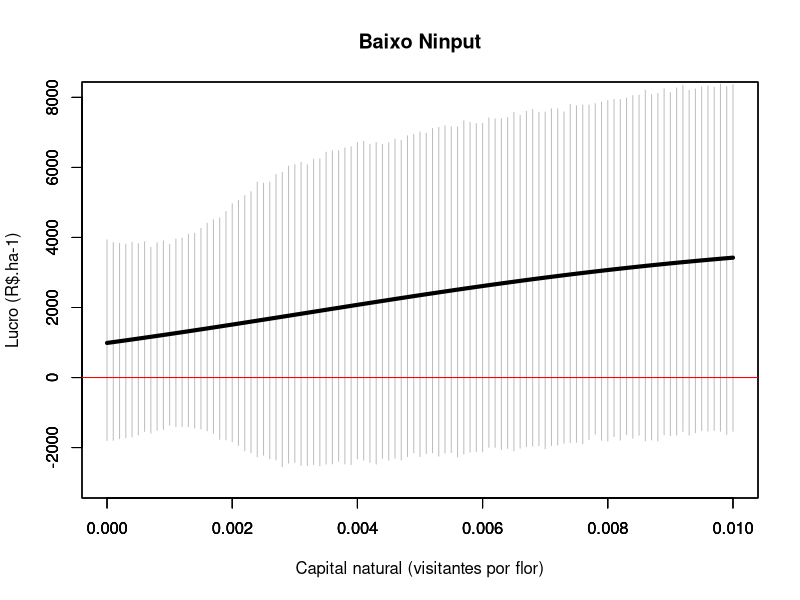
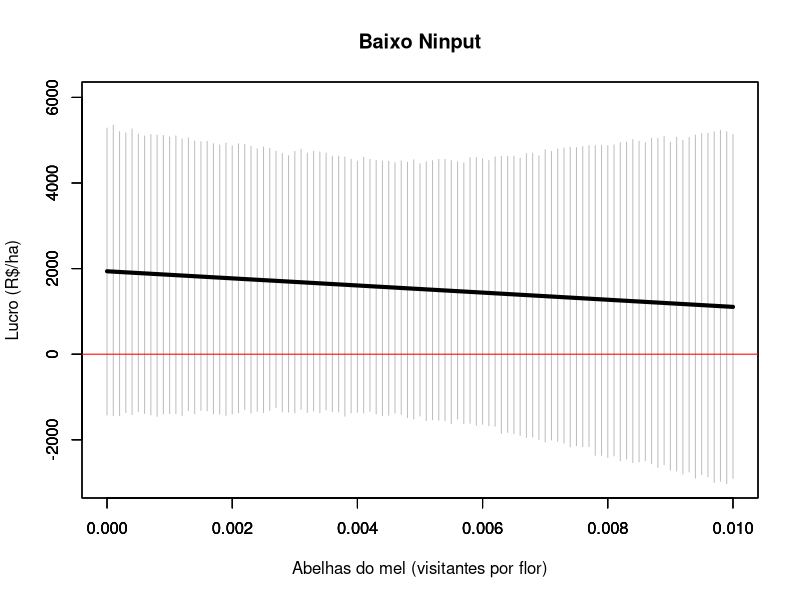
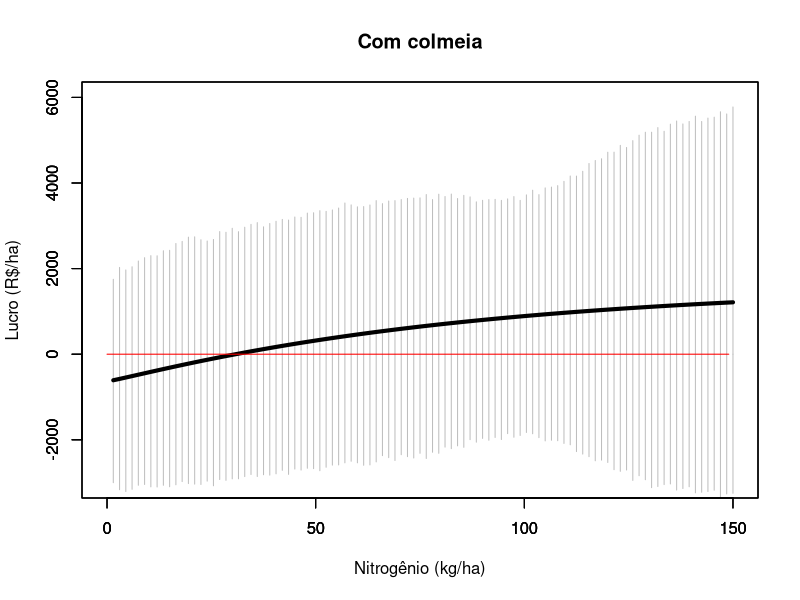

The R source for these figures, in order:
#Contém o modelo conceitual de avaliação econômica da polinização agrícola automatizado. 
#O arquivo deve ser usado no programa R.

#A aplicação do modelo consiste em 4 etapas:
#1ª: inserir os coeficientes dos modelos estatístico da produtividade e da qualidade do produto;
#2º: inserir os dados de custo de produção e dos preços;
#3º: montar as equações de produtividade, qualidade, custo de produção, receita e lucro;
#4º: Simulação dos cenários das projeções do lucro em relação às práticas de manejo (gráficos).

#Para replicar o modelo sem alterar as variáveis de manejo consideradas no estudo de caso com o feijão, 
#basta adaptar os valores dos coeficientes (1ª etapa) e dos dados de custo de produção e de preços (2ª etapa)
#Para acrescentar novas variáveis de manejo agrícola (convencional e de polinizadores), 
#terá que adaptar todas as etapas, acrescentando as novas variáveis onde for necessário. 


#Primeira etapa: Inserir os coeficientes das seguintes equações:
#1. Modelo de produtividade;
#2. Modelo de baixa qualidade;
#3. Modelo de alta qualidade. 

#########################
#MODELO DA PRODUTIVIDADE#
#########################

# Este modelo indica o quanto a média da produtividade por flor (g/flor) é afetada por:
# 1. prática de fertilizante (kg de nitrogênio por hectare);
# 2. prática de manejo de abelhas (densidade de abelha do mel - visitantes por flor);
# 3. prática do capital natural (densidade de polinizadores nativos - visitantes por flor);
# 4. e as interações entre essas três práticas. 

#intercepto: produtividade média (g/flow) obtida sem as práticas de manejo consideradas neste estudo. 
#desvio padrão: obtido pela multiplicação entre o erro padrão e a raiz quadrada do grau de liberdade dos resíduos. 
baseY= -7.4024
baseYsd= 2.1232*sqrt(26) 
#fertilizante: efeito do nitrogênio (kg/ha) na produtividade (g/flor). 
#   Nessa variável foi usada a transformação logarítmica. 
#   Em seguida, inserir o erro padrão e o grau de liberdade do resíduo para calcular o desvio padrão. 
eN=1.6145 
eNsd= 0.4663*sqrt(26)
#manejo de abelhas: o efeito da densidade de abelhas do mel (visitantes por flor) na produtividade (g/flor). 
#   Em seguida, inserir o erro padrão e o grau de liberdade do resíduo para calcular o desvio padrão.
eMB=-37.1699
eMBsd=29.1504*sqrt(26)
#capital natural: o efeito da densidade de polinizadores nativos (visitantes por flor) na produtividade (g/flor). 
#   Em seguida, inserir o erro padrão e o grau de liberdade do resíduo para calcular o desvio padrão.
eNC = 2420.3289
eNCsd=1357.9591*sqrt(26) 
#(fertilizante)*(manejo de abelhas): efeito da interação entre nitrogênio (fertilizante) e o manejo de abelha (densidade)
#   na produtividade (g/flor).
#   Em seguida, inserir o erro padrão e o grau de liberdade do resíduo para calcular o desvio padrão. 
iN_MB=0 
iN_MBsd=0
#(fertilizante)*(capital natural): efeito da interação entre nitrogênio (fertilizante) e o capital natural (densidade)
#   na produtividade (g/flor).
#   Em seguida, inserir o erro padrão e o grau de liberdade do resíduo para calcular o desvio padrão. 
iN_NC=-530.7988
iN_NCsd=300.6824*sqrt(26)
#(manejo de abelha)*(capital natural): efeito da interação entre manejo de abelha (densidade) e o capital natural (densidade)
#   na produtividade (g/flor).
#   Em seguida, inserir o erro padrão e o grau de liberdade do resíduo para calcular o desvio padrão. 
iNC_MB=0
iNC_MBsd=0



###########################
#MODELO DA BAIXA QUALIDADE#
###########################

# Este modelo indica o quanto a probabilidade de um feijão ser considerado de baixa qualidade é afetada por:
# 1. prática de fertilizante (kg de nitrogênio por hectare);
# 2. prática de manejo de abelhas (densidade de abelha do mel - visitantes por flor);
# 3. prática do capital natural (riqueza de polinizadores nativos - nº de espécies por flor);
# 4. e as interações entre essas três práticas.

#O primeiro valor se refere ao coeficiente de cada variável explicativa do modelo. 
#O segundo valor se refere ao desvio padrão calculado com base no erro padrão e no grau de liberdade do resíduo. 

#intercepto: probabilidade média obtida sem o efeito das práticas de manejo conisderadas no estudo. 
baseQl=6.403e-01
baseQlsd=3.520*sqrt(26)
#fertilizante: efeito do nitroênio (kg/ha) na probabilidade de ocorrência da baixa qualidade.
eqlN=-5.795e-02 
eqlNsd=2.919e-02*sqrt(26)
#manejo de abelha: efeito da densidade de abelhas (visitantes por flor) na probabilidade de ocorrência da baixa qualidade.  
eqlMB=5.717e+03
eqlMBsd=1.654e+03*sqrt(26)
#capital natural: efeito da riqueza de polinizadores nativos (nª de espécies por flor) na probabilidade de ocorrência da baixa qualidade. 
eqlNC=-6.599e+03 
eqlNCsd=2.299e+03*sqrt(26)
#(fertilizante)*(manejo de abelhas): efeito da interação entre nitrogênio (kg/ha) e o manejo de abelha (densidade) na probabilidade de baixa qualidade.
iqlN_MB=5.362e+01 
iqlN_MBsd=1.615e+01
#(fertilizante)*(capital natural): efeito da interação entre nitrogênio (kg/ha) e o capital natural (riqueza) na probabilidade de baixa qualidade.
iqlN_NC=7.342e+01
iqlN_NCsd=2.476e+01*sqrt(26)
#(manejo de abelhas)*(capital natural): efeito da interação entre abelha do mel (densidade) e o capital natural (riqueza) na probabilidade de baixa qualidade.
iqlNC_MB=-3.906e+05
iqlNC_MBsd=2.166e+05*sqrt(26)

##########################
#MODELO DA ALTA QUALIDADE#
##########################

# Este modelo indica o quanto a probabilidade de um feijão ser considerado de alta qualidade é afetada por:
# 1. prática de fertilizante (kg de nitrogênio por hectare);
# 2. prática de manejo de abelhas (densidade de abelha do mel - visitantes por flor);
# 3. prática do capital natural (densidade de polinizadores nativos - visitantes por flor);
# 4. e as interações entre essas três práticas. 

#O primeiro valor se refere ao coeficiente de cada variável explicativa do modelo. 
#O segundo valor se refere ao desvio padrão calculado com base no erro padrão e no grau de liberdade do resíduo. 


#intercepto: probabilidade obtida sem o efeito das práticas de manejo conisderadas no estudo. 
baseQh=-4.247e+00
baseQhsd=2.412*sqrt(26)
#fertilizante: efeito do nitroênio (kg/ha) na probabilidade de ocorrência da alta qualidade.
eqhN=2.783e-02
eqhNsd=2.290e-02*sqrt(26)
#manejo de abelha: efeito da densidade de abelhas (visitantes por flor) na probabilidade de ocorrência da alta qualidade.  
eqhMB=-1.020e+03
eqhMBsd=3.500e+02*sqrt(26)
#capital natural: efeito da densidade de polinizadores nativos (visitantes por flor) na probabilidade de ocorrência da alta qualidade. 
eqhNC=5.094e+03
eqhNCsd=6.598e+02*sqrt(26)
#(fertilizante)*(manejo de abelhas): efeito da interação entre nitrogênio (kg/ha) e o manejo de abelha (densidade) na probabilidade de alta qualidade.
iqhN_MB=1.156e+01 
iqhN_MBsd=3.363*sqrt(26)
#(fertilizante)*(capital natural): efeito da interação entre nitrogênio (kg/ha) e o capital natural (riqueza) na probabilidade de alta qualidade.
iqhN_NC=-5.538e+01
iqhN_NCsd=7.208*sqrt(26)
#(manejo de abelhas)*(capital natural): efeito da interação entre abelha do mel (densidade) e o capital natural (riqueza) na probabilidade de alta qualidade.
iqhNC_MB=0
iqhNC_MBsd=0



#SEGUNDA ETAPA: Inserir os dados dos custos de produção e dos preços  

#Custo associado com a aplicação de pesticida (R$/ha).
Cpest=0 
#Custo associado com a aplicação de fertilizante (R$/kg).
#O custo do fertilizante foi baseado no custo do nitrogênio contido na ureia. 
#1 kg de ureia custa R$ 1,56 e contém 0.4 kg de nitrogênio, logo, 1kg de nitrogênio custa R$3.54.
Cfert=3.54
#Custo associado com o manejo de abelhas.
#O custo está associado ao valor do investimento para atingir uma dada densidade de abelha do mel (visitantes por flor). 
#O aluguel de uma colmeia é de R$350,00 e oferece 333 abelhas por hectare. 
#Cada hectare tem em média 38900 flores (durante o pico da floração) (calculado com base em uma área de 50m2 em cada local de amostragem).
#Assim, cada colmeia permite um aumento de densidade de 0.0086 abelhas do mel por flor. 
#Portanto, o custo para se ter 1 abelha do mel por flor é de R$40800 por hectare por mês (350/(333/38900)).
#Este valor será multiplicado pela densidade que se busca atingir.
#Por exemplo, considerando uma densidade de 0.01 visitantes por flor, o custo do manejo de abelha será de R$408/mês (40800*0.01).
#Assumi-se que os produtores aluguarão as colmeias por 1 mes (período da floração).
Cmb=40800
#Custo associado com o manejo do capital natural (R$/ha).
Cnc=0
#Outros custos fixos (R$/ha).
Cother=229
#Custo variável (R$ por kg produzido) 
VC=0.83
#Preços associados a cada categoria de qualidade do produto (R$)
PriceHQ=2.25 # para alta qualidade
PriceMQ=2 # para média qualidade
PriceLQ=1.75 # para baixa qualidade




#TERCEIRA ETAPA: Montagem das equações
#Para as equações, deve-se monstar considerando os códigos dos coeficientes inseridos nas duas primeiras etapas. 

##EQUAÇÃO DA PRODUTIVIDADE

Yield_function = function(NC, MB, N){
  
  #Efeito do capital natural (NC), do manejo de abelhas (MB) e do fertilizante (N) sobre a produtividade (Yo)
  #O modelo de produtividade foi obtido com a transformação logit em (Y/(2-Y)), pois se trata de uma variável sigmóide (formato em s)
  #Para estimat a produtividade é preciso fazer a transoformação reversa, logo Yo=(2/(1/exp(Y)+1))    
        
        Yo=2/ (1/exp(baseY+eN*log(N)+(eMB+iN_MB*log(N)+iNC_MB*NC)*MB+(eNC+iN_NC*log(N))*NC)+1)
        ###Convertendo a estima de g/flor para kg/ha. 
        ### peso por vagem * num flor por m2 /1000(gr para kg)*10000 (m2 para ha); numero vagens médio= 196 (vagens/15*10))
        Y=Yo*196/1000*10000
  return(Y)
}

##EQUAÇÃO DO LUCRO (PF), QUE INCLUI:
    #EQUAÇÃO DA PRODUTIVIDADE;
    #EQUAÇÕES DOS MODELOS DE QUALIDADE;
    #EQUAÇÃO DO CUSTO DE PRODUÇÃO (PC);
    #EQUAÇÃO DA RECEITA (R). 

Pf_function = function(NC, MB, N){
      
        ###EQUAÇÃO DA PRODUTIVIDADE
        #Efeito do capital natural (NC), do manejo de abelhas (MB) e do fertilizante (N) sobre a produtividade (Yo)
        Yo=2/ (1/exp(baseY+eN*log(N)+(eMB+iN_MB*log(N)+iNC_MB*NC)*MB+(eNC+iN_NC*log(N))*NC)+1)
        Y=Yo*196/1000*10000
        
        ###EQUAÇÕES DOS MODELOS DE QUALIDADE
        #Efeito do capital natural (NC), do manejo de abelhas (MB) e do fertilizante (N) 
        #sobre a probabilidade de cada categoria de qualidade
        # ALTA qualidade 
          PHQ=baseQh+(eqhNC+iqhN_NC*N)*NC+eqhN*N+(eqhMB+iqhN_MB*N+iqhNC_MB*NC)*MB
        #Aplicando a transformação reversa no loggit (para modelos que assumem a distribuição binomial)  
          PHQbt=1/(1+1/exp(PHQ))
        #BAIXA qualidade  
          PLQ=baseQl+(eqlNC+iqlN_NC*N)*NC+eqlN*N+(eqlMB+iqlN_MB*N+iqlNC_MB*NC)*MB
        #Aplicando a transformação reversa no loggit (para modelos que assumem a distribuição binomial)  
          PLQbt=1/(1+1/exp(PHQ))    
        #MÉDIA qualidade  
          PMQ=1 - PHQbt-PLQbt 
        
        
        ###EQUAÇÃO DO CUSTO DE PRODUÇÃO (PC)
        FC=Cpest+Cfert*N+Cmb*MB+Cnc*NC+Cother #custo fixo
        VCy= VC*Y  #custo variável
        PC= FC+VCy  #custo total
        
        ###EQUAÇÃO DA RECEITA (R) 
        #R calculada considerndo a produtividade rateada entre as três qualidade do produto 
        #Multiplica pelo preço ajustado pela qualidade. 
        R = PriceLQ*Y*PLQbt+ PriceMQ*Y*PMQ+PriceHQ*Y*PHQbt 
        
        ###EQUAÇÃO DO LUCRO (Pf)
        Pf = R-PC
        return(Pf)
      }
      
#As equações seguintes são usadas para a projeçao do desvio padrão nos gráficos. 
      Pfsd_function = function(NC, MB, N){
        
 
        #formulas SE
        Pfsd_vector=rep(0, length(NC)*length(MB)*length(N))
        for (i in 1:length(N)){
          for (j in 1:length(NC)) {
            for (k in 1:length(MB)){
              
              ###EQUAÇÃO DA PRODUTIVIDADE
              #Efeito do capital natural (NC), do manejo de abelhas (MB) e do fertilizante (N) sobre a produtividade (Yo)
              #Y=baseY+(eNC+iN_NC*log(N[i]))*NC[j]+eN*log(N[i])+(eMB+iN_MB*log(N[i])+iNC_MB*NC[j])*MB[k]
              Yo=2/ (1/exp(baseY+eN*log(N[i])+(eMB+iN_MB*log(N[i])+iNC_MB*NC[j])*MB[k]+(eNC+iN_NC*log(N[i]))*NC[j])+1)
              Y=Yo*196/1000*10000
              
              ###EQUAÇÕES DOS MODELOS DE QUALIDADE
              #Efeito do capital natural (NC), do manejo de abelhas (MB) e do fertilizante (N) 
              #sobre a probabilidade de cada categoria de qualidade 
              # ALTA qualidade
              PHQ=baseQh+(eqhNC+iqhN_NC*N[i])*NC[j]+eqhN*N[i]+(eqhMB+iqhN_MB*N[i]+iqhNC_MB*NC[j])*MB[k]
              #Aplicando a transformação reversa no loggit (para modelos que assumem a distribuição binomial)  
              PHQbt=1/(1+1/exp(PHQ))
              #BAIXA qualidade  
              PLQ=baseQl+(eqlNC+iqlN_NC*N[i])*NC[j]+eqlN*N[i]+(eqlMB+iqlN_MB*N[i]+iqlNC_MB*NC[j])*MB[k]
              #Aplicando a transformação reversa no loggit (para modelos que assumem a distribuição binomial) 
              PLQbt=1/(1+1/exp(PHQ))    
              #MÉDIA qualidade  
              PMQ=1 - PHQbt-PLQbt 
              
              ####CUSTO DE PRODUÇÃO (PC)
              FC=Cpest+Cfert*N[i]+Cmb*MB[k]+Cnc*NC[j]+Cother  
              VCy= VC*Y 
              PC= FC+VCy 
              
              ### RECEITA (R) 
              R = PriceLQ*Y*PLQbt+ PriceMQ*Y*PMQ+PriceHQ*Y*PHQbt 
              
              ###LUCRO (PF)
              Pf = R-PC
              
              
                 
              ###PROJETANDO O DESVIO PADRÃO
              #PRODUTIVIDADE
              Ysdo=2/ (1/exp(rnorm(10000,mean=baseY, sd=baseYsd)+rnorm(10000,mean=eN, sd=eNsd)*log(N[i])+
                            (rnorm(10000,mean=eMB, sd=eMBsd)+rnorm(10000,mean=iN_MB, sd=iN_MBsd)*log(N[i])+
                               rnorm(10000,mean=iNC_MB, sd=iNC_MBsd)*NC[j])*MB[k]+
                            (rnorm(10000,mean=eNC, sd=eNCsd)+rnorm(10000,mean=iN_NC, sd=iN_NCsd)*log(N[i]))*NC[j])+1)
              Ysd=Ysdo*196/1000*10000 #NÚMERO MÉDIO DE FLORES POR HECTARE (196 flores por m2)
              
              #QUALIDADE
              PHQsd=sd(rnorm(10000,mean=baseQh, sd=baseQhsd)+(rnorm(10000,mean=eqhNC, sd=eqhNCsd)+
                                                                rnorm(10000,mean=iqhN_NC, sd=iqhN_NCsd)*N[i])*NC[j]+
                         rnorm(10000,mean=eqhN, sd=eqhNsd)*N[i]+
                         (rnorm(10000,mean=eqhMB, sd=eqhMBsd)+rnorm(10000,mean=iqhN_MB, sd=iqhN_MBsd)*N[i]+
                            rnorm(10000,mean=iqhNC_MB, sd=iqhNC_MBsd)*NC[j])*MB[k])
              
              PHQbt_sd=sd(1/(1+1/exp(rnorm(10000,mean=PHQ, sd=PHQsd))))
              
              
              
              PLQsd=sd(rnorm(10000,mean=baseQl, sd=baseQlsd)+(rnorm(10000,mean=eqlNC, sd=eqlNCsd)+
                                                                rnorm(10000,mean=iqlN_NC, sd=iqlN_NCsd)*N[i])*NC[j]+
                         rnorm(10000,mean=eqlN, sd=eqlNsd)*N[i]+(rnorm(10000,mean=eqlMB, sd=eqlMBsd)+
                                                                rnorm(10000,mean=iqlN_MB, sd=iqlN_MBsd)*N[i]+
                                                                rnorm(10000,mean=iqlNC_MB, sd=iqlNC_MBsd)*NC[j])*MB[k])
              
              PLQbt_sd=sd(1/(1+1/exp(rnorm(10000,mean=PHQ, sd=PHQsd))) )   
              PMQsd=sd(1 - rnorm(10000,mean=PHQbt, sd=PHQbt_sd)-rnorm(10000,mean=PLQbt , sd=PLQbt_sd))
              
              #CUSTO DE PRODUÇÃO (PC)
              FCsd=0
              VCy_sd= sd(VC*rnorm(10000,mean=Y, sd=Ysd) )
              PCsd= sd((FC+VC*rnorm(10000,mean=Y, sd=Ysd))  )
              
              #RECEITA (R)
              Rsd = sd(PriceLQ*rnorm(10000,mean=Y, sd=Ysd)*rnorm(10000,mean=PLQbt, sd=PLQbt_sd)+ 
                         PriceMQ*rnorm(10000,mean=Y, sd=Ysd)*rnorm(10000,mean=PMQ, sd=PMQsd)+
                         PriceHQ*rnorm(10000,mean=Y, sd=Ysd)*rnorm(10000,mean=PHQbt, sd=PHQbt_sd) )
              
              #LUCRO (PF)
              Pfsd = sd(rnorm(10000,mean=R, sd=Rsd)-rnorm(10000,mean=PC, sd=PCsd))
              
              
              if (length(N)>1){Pfsd_vector[i]=Pfsd}
              if (length(NC)>1){Pfsd_vector[j]=Pfsd}
              if (length(MB)>1){Pfsd_vector[k]=Pfsd}
            }}}
        
        Lower_line=Pf-Pfsd_vector
        
        return(Pfsd_vector)
      }
      


#QUARTA ETAPA: Montagem dos gráficos 
#Aqui é possível projetar os gráficos do lucro (R$/ha) associado com o manejo de fertilizantes, de colmeias e de capital natural. 
      par(mfrow=c(1,1))
      
      #GRÁFICO 1 - simula como o lucro varia com o capital natural 
      #Manejo de colmeia:
          #Com manejo de colmeias (0.01 abelha por flor) (MB=0.01);
          #Sem manejo de colmeias (MB=0) 
      #Manejo de fertilizante (N)
          #Uso elevado de nitrogênio (kg/ha) (N=130)
          #Uso reduzido de nitrogênio (kg/ha) (N=60)
      New.function<-function(x){Pf_function(x, MB=0, N=60)}
      New.function_sd<-function(x){Pfsd_function(x, MB=0, N=60)}
      fun_LOWCI <- function(x){
        New.function(x) - 1.96*(New.function_sd(x)/sqrt(26))
      }
      fun_HIGHCI <- function(x){
        New.function(x) + 1.96*(New.function_sd(x)/sqrt(26))
      }
      
      plot(fun_LOWCI,  xlab="", ylab="", main="", xlim=c(0,0.01), ylim=c(-3000,8000), col="grey",type = "h" )
      par(new=TRUE)
      plot(fun_HIGHCI,  xlab="", ylab="", main="", xlim=c(0,0.01), ylim=c(-3000,8000), col="grey",type = "h" )
       par(new=TRUE)
      plot(New.function,  xlab="Capital natural (visitantes por flor)", ylab="Lucro (R$.ha-1)",lwd = 4, main="Baixo Ninput", xlim=c(0,0.01), ylim=c(-3000,8000) )
      x=1:2000/1000-1
      y=0*x
      lines(x,y, col="red")
      
      
      #GRÁFICO 2 - simula como o lucro varia com o manejo de colmeia (densidade de abelhas do mel)
      #Manejo de capital natural (NC):
          #Densidade de polinizadores nativos de 0.001 (NC=0.001)
      #Manejo de fertilizante (N)
          #Uso elevado de nitrogênio (kg/ha) (N=130)
          #Uso reduzido de nitrogênio (kg/ha) (N=60)
      New.function<-function(x){Pf_function(NC=0.001, x, N=130)}
      New.function_sd<-function(x){Pfsd_function(NC=0.001, x, N=130)}
      fun_LOWCI <- function(x){
        New.function(x) - 1.96*(New.function_sd(x)/sqrt(26))
      }
      fun_HIGHCI <- function(x){
        New.function(x) + 1.96*(New.function_sd(x)/sqrt(26))
      }
      
      plot(fun_LOWCI,  xlab="", ylab="", main="", xlim=c(0,0.01), ylim=c(-3000,6000), col="grey",type = "h"  )#, ylim=c(0,1e+05 )
      par(new=TRUE)
      plot(fun_HIGHCI,  xlab="", ylab="", main="", xlim=c(0,0.01), ylim=c(-3000,6000), col="grey",type = "h"  )#, ylim=c(0,1e+05 )
      par(new=TRUE)
      plot(New.function,  xlab="Abelhas do mel (visitantes por flor)", ylab="Lucro (R$/ha)", main="Baixo Ninput" ,lwd = 4, xlim=c(0,0.01), ylim=c(-3000,6000))
      x=1:2000/1000-1
      y=0*x
      lines(x,y, col="red")
      
      #GRÁFICO 3 - simula como o lucro varia com o fertilizante 
      #Manejo de colmeia (MB):
          #Com manejo de colmeias (0.01 abelha por flor) (MB=0.01);
          #Sem manejo de colmeias (MB=0)
      #Manejo de capital natural (NC):
          #Densidade de polinizadores nativos de 0.001 (NC=0.001)
      New.function<-function(x){Pf_function(NC=0.001, MB=0.01, x)}
      New.function_sd<-function(x){Pfsd_function(NC=0.001, MB=0.01, x)}
      fun_LOWCI <- function(x){
        New.function(x) - 1.96*(New.function_sd(x)/sqrt(26))
      }
      fun_HIGHCI <- function(x){
        New.function(x) + 1.96*(New.function_sd(x)/sqrt(26))
      }
      
       plot(fun_LOWCI,  xlab="", ylab="", main="", xlim=c(0,150), ylim=c(-3000,6000), col="grey",type = "h"  )#, ylim=c(0,1e+05 )
      par(new=TRUE)
      plot(fun_HIGHCI,  xlab="", ylab="", main="", xlim=c(0,150), ylim=c(-3000,6000), col="grey",type = "h"  )#, ylim=c(0,1e+05 )
     par(new=TRUE)
      plot(New.function,  xlab="Nitrogênio (kg/ha)", ylab="Lucro (R$/ha)", main="Com colmeia",lwd = 4, xlim=c(0,150), ylim=c(-3000,6000))
      x=1:150-1
      y=0*x
      lines(x,y, col="red")
     
      
